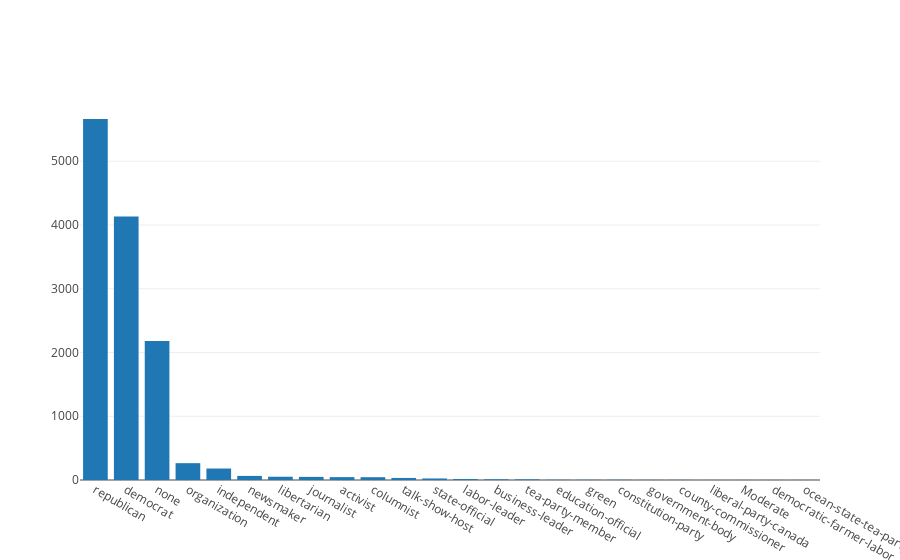

The code cell stored with this chart in its notebook:
### Code cell
sorted_parties = Counter(pd.concat([data.df['train'].party, data.df['test'].party, data.df['validation'].party]).values).most_common(len(subjects_counter.keys()))

chart = [go.Bar(
            x = list(map(lambda x: x[0], sorted_parties)),
            y = list(map(lambda x: x[1], sorted_parties)),
        )]

iplot(chart)

### Figure 1 — Plotly figure (JSON) as saved in the notebook; plotly's stock layout.template omitted (floating-point values rounded to 4 significant figures)
{"data": [{"type": "bar", "uid": "5ea02a89-33b8-4822-b538-3944cde4ea8d", "x": ["republican", "democrat", "none", "organization", "independent", "newsmaker", "libertarian", "journalist", "activist", "columnist", "talk-show-host", "state-official", "labor-leader", "business-leader", "tea-party-member", "education-official", "green", "constitution-party", "government-body", "county-commissioner", "liberal-party-canada", "Moderate", "democratic-farmer-labor", "ocean-state-tea-party-action", null], "y": [5663, 4135, 2179, 264, 180, 64, 51, 49, 45, 44, 32, 24, 15, 11, 10, 3, 3, 3, 2, 2, 1, 1, 1, 1, 1]}], "layout": {}}
